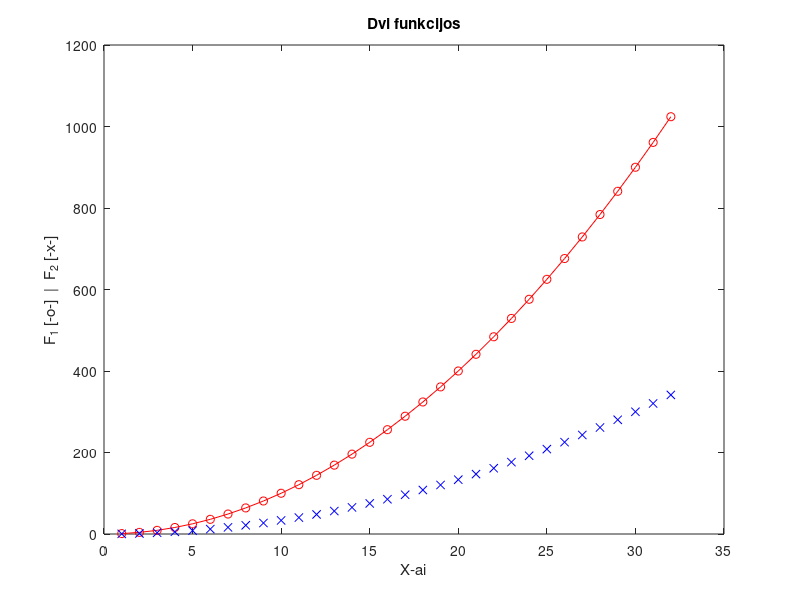

MATLAB code to generate this figure:
% LD1_Darijus_Hrodel.m
% Vardas Pavardė: Darijus Hrodel
% Grupė:          EDIF-25/2
% Data:           2026-09-14
%
% Skriptinis programavimas - 1 Laboratorinis darbas (LD1)
% "Darbo MATLAB aplinkoje ir GitHub naudojimo pagrindai"

clear; clc; close all;

%% Privaloma užduotis (6 balai):

%% 7. Skriptas iš 1 pav.

x = 1:32;
y = x.^2;

plot(x, y, 'o-r', x, y/3, 'xb')
title('Dvi funkcijos')
xlabel('X-ai')
ylabel('F_1 [-o-]  |  F_2 [-x-]')

%% 8. Pagalbos paieška apie sin, plot, title

% 1 būdas - komanda "help" (tekstinė pagalba tiesiai Command Window lange):
%   help sin
%   help plot
%   help title
%
% 2 būdas - komanda "doc" (atidaro pilną dokumentaciją Help naršyklėje):
%   doc sin
%   doc plot
%   doc title
%
% 3 būdas - "lookfor" (ieško raktažodžio visų funkcijų aprašymuose):
%   lookfor title
%
% 4 būdas - paspaudus F1 pažymėjus funkcijos pavadinimą Editor'iuje,
%           arba per meniu Help -> Documentation ir įvedus funkcijos vardą.




%% 9. linspace, size, max sintaksė
% linspace(a,b)      - grąžina 100 tolygiai išdėstytų taškų nuo a iki b
% linspace(a,b,n)    - grąžina n tolygiai išdėstytų taškų nuo a iki b
%                       (skirtingai nei ":" operatorius, čia nurodomas taškų
%                       KIEKIS, o ne žingsnis)
v_pvz = linspace(0, 10, 5)      

% size(A)            - grąžina [eilučių_sk, stulpelių_sk] (2 reikšmės viename vektoriuje)
% [r,c] = size(A)     - grąžina atskirai eilučių skaičių r ir stulpelių skaičių c
% size(A,1)           - grąžina tik eilučių skaičių
% size(A,2)           - grąžina tik stulpelių skaičių
A_pvz = magic(3);
dydis          = size(A_pvz)     
[eil, stulp]   = size(A_pvz)     

% max(x)              - jei x vektorius, grąžina didžiausią elementą;
%                       jei x matrica, grąžina didžiausią KIEKVIENO STULPELIO elementą (eilutės vektorius)
% [m,i] = max(x)      - papildomai grąžina ir didžiausio elemento indeksą i
% max(A,[],1)         - didžiausi elementai kiekviename stulpelyje (numatytasis)
% max(A,[],2)         - didžiausi elementai kiekvienoje eilutėje
% max(A,B)            - po elementą lygina dvi to paties dydžio matricas/vektorius
[didziausias, indeksas] = max(y) 




%% Papildoma užduotis (4 balai): 

%% 1. Kintamasis N = paskutinis studento ID numerio skaitmuo
N = 1;   

%% 2. Vektorius: pirmas elementas N+1, paskutinis N+4, žingsnis 0,5
v = N+1 : 0.5 : N+4      

%% 3. Matrica A (3x3): pirmas elementas N, kiekvienas tolesnis +1 didesnis
A = reshape(N : N+8, 3, 3).'      

%% 4. Žaliai pažymėtų eilučių/stulpelių atrinkimas 

%   A(3, 2)        - viena konkreti eilutė ir stulpelis (pvz., a) variantas)
%   A(2, :)        - visa 2-oji eilutė
%   A(3, 1:2)      - 3-ios eilutės 1 ir 2 stulpeliai
%   A([2 3], :)    - 2 ir 3 eilutės kartu
%   A(:, 1)        - visas 1-as stulpelis
%   A(1, [1 3])    - 1-os eilutės 1 ir 3 stulpeliai
%
pazymeta = A(2, :)      

%% 5. Vektoriaus v prijungimas prie matricos A
% Jei v turi 4 elementus, o A yra 3x3, tiesiogiai sujungti (concatenate)
% negalima - dydžiai turi sutapti. Pasirinkite VIENĄ iš variantų:
%
% a) Sutrumpinti v iki 3 elementų ir pridėti kaip naują eilutę (1x3 + 3x3 -> 4x3):
A_su_eilute = [A; v(1:3)]      
%
% b) Arba paversti v stulpeliu ir sutrumpinti iki 3 elementų, pridėti kaip
%    naują stulpelį (3x3 + 3x1 -> 3x4):
